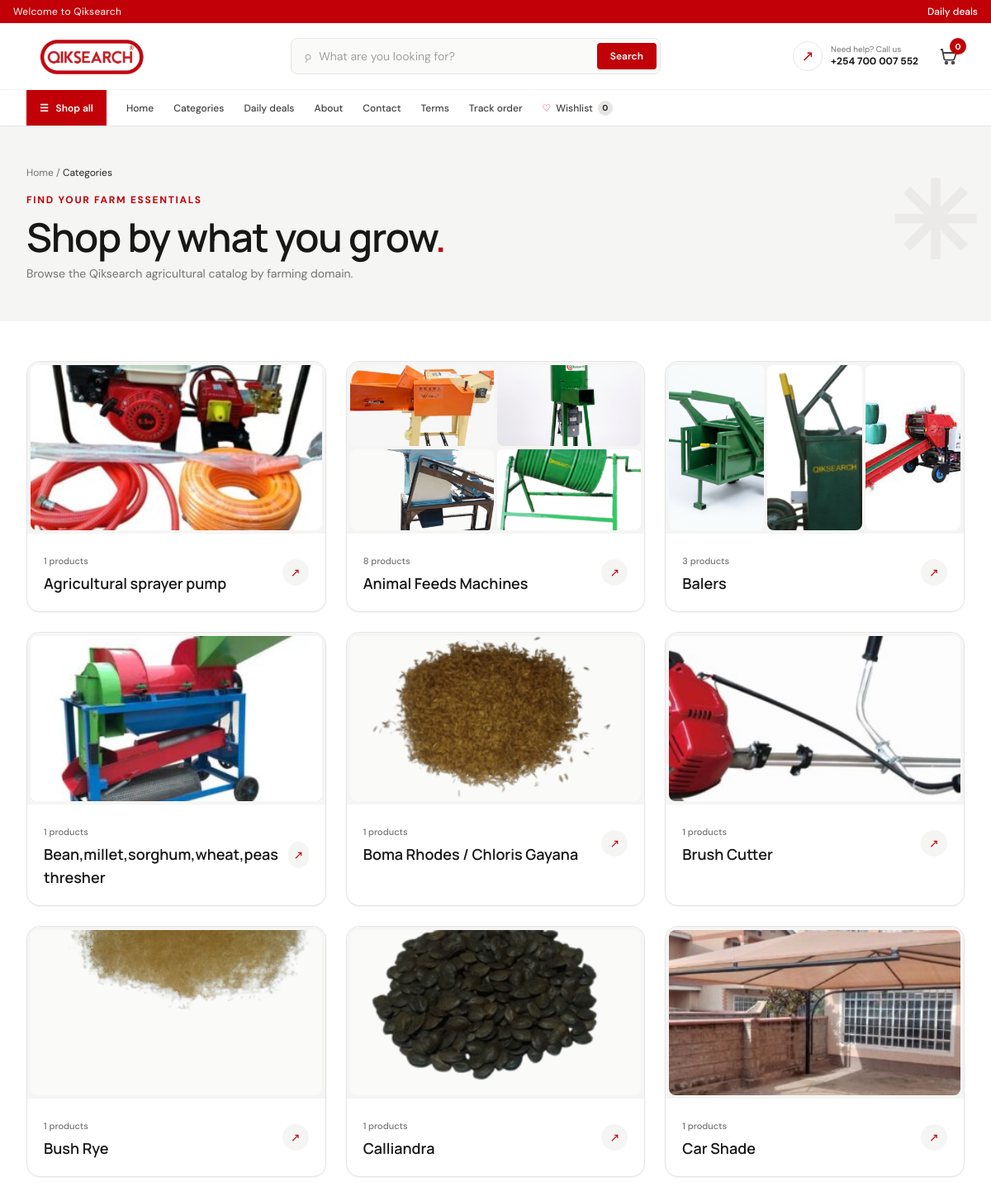
Page /categories/ (upper part) on the committed database.
### catalog/models.py (models this page shows, shortened)
class SiteSetting(models.Model):
    FIELD_TYPES = [
        ("text", "Single-line Text"),
        ("textarea", "Multi-line Text"),
        ("html", "Rich HTML / Markdown"),
        ("boolean", "Boolean Switch (true/false)"),
        ("url", "URL Link"),
    ]
    key = models.SlugField(max_length=64, unique=True, help_text="Unique key identifier for template lookup")
    label = models.CharField(max_length=120, help_text="Human readable field title")
    group = models.CharField(max_length=60, default="General", help_text="Category group for editor organization")
    value = models.TextField(blank=True, default="")
    field_type = models.CharField(max_length=20, default="text", choices=FIELD_TYPES)
    help_text = models.CharField(max_length=200, blank=True, default="")
    updated_at = models.DateTimeField(auto_now=True)
    class Meta:
        ordering = ["group", "label"]
        verbose_name = "Site Setting"
        verbose_name_plural = "Site Settings"

class Product(models.Model):
    category = models.ForeignKey(Category, on_delete=models.PROTECT, related_name="products")
    name = models.CharField(max_length=180)
    slug = models.SlugField(unique=True, blank=True)
    description = models.TextField()
    price = models.PositiveIntegerField(help_text="Price in Kenyan shillings")
    old_price = models.PositiveIntegerField(null=True, blank=True)
    image_url = models.URLField(blank=True)
    image = models.ImageField(upload_to="products/", blank=True)
    badge = models.CharField(max_length=30, blank=True)
    featured = models.BooleanField(default=False)
    is_active = models.BooleanField(default=True, help_text="Turn off to hide this product from the storefront.")
    stock_status = models.CharField(max_length=24, default="InStock", choices=[("InStock", "In stock"), ("PreOrder", "Available to order"), ("OutOfStock", "Out of stock")])
    sku = models.CharField(max_length=40, blank=True)
    updated_at = models.DateTimeField(auto_now=True)
    class Meta:
        ordering = ["-featured", "name"]
    @property
    def display_image(self):
        if self.image: return self.image.url
        return self.image_url or ""

class Category(models.Model):
    name = models.CharField(max_length=100, unique=True)
    slug = models.SlugField(unique=True, blank=True)
    description = models.CharField(max_length=240, blank=True)
    icon = models.CharField(max_length=8, default="🌱")
    class Meta:
        ordering = ["name"]
        verbose_name_plural = "categories"
    def get_absolute_url(self): return reverse("category", kwargs={"slug": self.slug})

### catalog/views.py (the view)
# urls.py: path("categories/", views.categories, name="categories"),
def categories(request):
    products_with_images = Product.objects.filter(is_active=True).exclude(image="", image_url="").order_by("name")
    categories = Category.objects.annotate(
        product_count=Count("products", filter=Q(products__is_active=True), distinct=True)
    ).prefetch_related(
        Prefetch("products", queryset=products_with_images, to_attr="collage_products")
    )
    return render(request, "catalog/categories.html", {"categories": categories})

### templates/catalog/categories.html (shortened to what this page needs)
{% extends 'base.html' %}
{% block content %}
  <div class="relative overflow-hidden bg-stone-100 py-8 sm:py-12">
    <div class="relative z-10 mx-auto w-full max-w-7xl px-4 sm:px-6 lg:px-8">
      <div class="mb-3 text-xs text-neutral-500">
        <a href="{% url 'home' %}" class="hover:text-red-700">Home</a> / <span class="text-neutral-800">Categories</span>
      </div>
      <span class="inline-block text-[11px] sm:text-xs font-bold tracking-[1.7px] text-red-700 uppercase">FIND YOUR FARM ESSENTIALS</span>
      <h1 class="mt-1 font-display text-3xl font-semibold leading-tight tracking-tight sm:text-4xl lg:text-5xl">
        Shop by what you grow<span class="text-red-700">.</span>
      </h1>
      <p class="mt-1 text-xs sm:text-sm text-neutral-500">Browse the Qiksearch agricultural catalog by farming domain.</p>
    </div>
    <span class="pointer-events-none absolute right-4 top-1/2 -translate-y-1/2 text-8xl sm:text-9xl font-bold leading-none text-stone-200/70" aria-hidden="true">✳</span>
  </div>
  <section class="mx-auto w-full max-w-7xl px-4 py-8 sm:px-6 sm:py-12 lg:px-8">
    <div class="grid grid-cols-1 gap-4 sm:grid-cols-2 lg:grid-cols-3 sm:gap-6">
      {% for category in categories %}
        <a class="group flex flex-col overflow-hidden rounded-2xl border border-neutral-200 bg-white shadow-xs transition-all duration-300 hover:-translate-y-1 hover:shadow-md" href="{{ category.get_absolute_url }}">
          {% with image_count=category.collage_products|length %}
          <div class="grid h-44 sm:h-52 w-full place-items-center gap-1 overflow-hidden bg-stone-100 p-1 {% if image_count == 1 %}grid-cols-1{% elif image_count == 2 %}grid-cols-2{% elif image_count == 3 %}grid-cols-3{% else %}grid-cols-2 grid-rows-2{% endif %}">
            {% for product in category.collage_products|slice:":4" %}
              <div class="overflow-hidden rounded-lg bg-stone-50 size-full">
                <img class="size-full object-cover transition duration-300 group-hover:scale-105" src="{{ product.display_image }}" alt="{{ product.name }} from {{ category.name }}" loading="lazy" decoding="async" width="640" height="480" />
              </div>
            {% empty %}
              <div class="col-span-2 row-span-2 grid place-items-center text-xs text-neutral-400">Photos available in store</div>
            {% endfor %}
          </div>
          {% endwith %}
          <div class="flex items-center justify-between gap-3 p-4 sm:p-5">
            <div>
              <span class="text-[11px] font-medium text-neutral-500">{{ category.product_count }} products</span>
              <h2 class="mt-0.5 font-display text-base sm:text-lg font-semibold text-neutral-900 group-hover:text-red-700 transition">{{ category.name }}</h2>
            </div>
            <span class="grid size-8 place-items-center rounded-full bg-stone-100 text-sm text-red-700 group-hover:bg-red-700 group-hover:text-white transition" aria-hidden="true">↗</span>
          </div>
        </a>
      {% endfor %}
    </div>
  </section>
{% endblock %}

### templates/base.html (shortened to what this page needs)
{% load static humanize %}
<!DOCTYPE html>
<html lang="en-KE" data-theme="qik">
  <head>
    <link rel="stylesheet" href="{% static 'catalog/tailwind.css' %}" />
  </head>
  <body class="m-0 bg-white font-sans text-base text-neutral-900 antialiased">
    <div class="relative w-full bg-red-700 px-4 py-1.5 text-xs text-white">
      <div class="mx-auto flex max-w-7xl items-center justify-between gap-3 max-sm:justify-center">
        <p class="truncate text-[11px] font-normal tracking-wide sm:text-xs">
          {{ site_settings.announcement_text|default:"Welcome to Qiksearch" }}
        </p>
        <div class="flex shrink-0 items-center gap-4 text-[11px] font-medium max-sm:hidden sm:text-xs">
          <a href="{% url 'deals' %}" class="transition-colors hover:text-rose-200">Daily deals</a>
        </div>
      </div>
    </div>
    <header class="sticky top-0 z-40 border-b border-neutral-200 bg-white/95 backdrop-blur-md">
      <div class="mx-auto flex h-16 sm:h-20 w-full max-w-7xl items-center justify-between gap-3 px-4 sm:px-6 lg:px-8">
        <a class="flex shrink-0 items-center" href="{% url 'home' %}" aria-label="Qiksearch home">
          <img class="block h-auto max-h-11 sm:max-h-13 w-32 sm:w-40 object-contain mix-blend-multiply" src="{% static 'catalog/images/qiksearch-logo.png' %}" alt="Qiksearch" width="160" height="56" />
        </a>
        <div class="relative hidden flex-1 max-w-md md:block">
          <form class="flex h-11 w-full items-center rounded-lg border border-neutral-200 bg-stone-50 p-1 pl-3.5 focus-within:border-red-700 focus-within:bg-white focus-within:ring-1 focus-within:ring-red-700" action="{% url 'shop' %}" method="get">
            <span class="mr-2 rotate-[-20deg] text-xl text-neutral-400">⌕</span>
            <input
              id="live-search-input"
              class="min-w-0 flex-1 border-0 bg-transparent text-xs sm:text-sm outline-none placeholder:text-neutral-400"
              name="q"
              value="{{ query|default:'' }}"
              placeholder="What are you looking for?"
              aria-label="Search products"
              autocomplete="off"
            />
            <button type="submit" class="cursor-pointer rounded bg-red-700 px-4 py-2 text-xs font-semibold text-white transition hover:bg-red-800">Search</button>
          </form>
        </div>
        <div class="flex items-center gap-2 sm:gap-4">
          <a class="hidden lg:flex items-center gap-2.5 transition hover:opacity-80" href="https://wa.me/{{ site_settings.whatsapp_number|default:'254700007552' }}" target="_blank" rel="noopener">
            <span class="grid size-9 place-items-center rounded-full border border-neutral-200 text-lg text-red-700">↗</span>
            <span class="leading-tight">
              <small class="block text-[10px] text-neutral-500">Need help? Call us</small>
              <strong class="block text-xs font-bold text-neutral-900">{{ site_settings.phone_number|default:'+254 700 007 552' }}</strong>
            </span>
          </a>
          <a class="relative flex items-center justify-center rounded-full p-2 text-neutral-700 transition hover:bg-stone-100 hover:text-red-700" href="{% url 'cart' %}" aria-label="Shopping cart, {{ request.session.cart|length|default:0 }} items">
            <svg class="size-6 fill-none stroke-current stroke-[1.8]" viewBox="0 0 24 24" aria-hidden="true">
              <path d="M3 4h2l2.2 11.1a2 2 0 0 0 2 1.6h8.5a2 2 0 0 0 1.9-1.4L22 8H6" />
              <circle cx="10" cy="20" r="1.3" />
              <circle cx="18" cy="20" r="1.3" />
            </svg>
            <span id="header-cart-badge" class="absolute -right-0.5 -top-0.5 grid size-5 place-items-center rounded-full bg-red-700 text-[10px] font-bold text-white shadow-sm">
              {{ request.session.cart|length|default:0 }}
            </span>
          </a>
        </div>
      </div>
      <nav class="hidden mx-auto h-11 w-full max-w-7xl items-stretch gap-6 overflow-x-auto border-t border-neutral-100 px-4 sm:px-6 lg:px-8 text-xs font-medium text-neutral-700 md:flex">
        <a class="flex shrink-0 items-center bg-red-700 px-4 font-semibold text-white transition hover:bg-red-800" href="{% url 'shop' %}">☰ &nbsp; Shop all</a>
        <a class="flex shrink-0 items-center transition hover:text-red-700" href="{% url 'home' %}">Home</a>
        <a class="flex shrink-0 items-center transition hover:text-red-700" href="{% url 'categories' %}">Categories</a>
        <a class="flex shrink-0 items-center transition hover:text-red-700" href="{% url 'deals' %}">Daily deals</a>
        <a class="flex shrink-0 items-center transition hover:text-red-700" href="{% url 'about' %}">About</a>
        <a class="flex shrink-0 items-center transition hover:text-red-700" href="{% url 'contact' %}">Contact</a>
        <a class="flex shrink-0 items-center transition hover:text-red-700" href="{% url 'terms' %}">Terms</a>
        <a class="flex shrink-0 items-center transition hover:text-red-700" href="{% url 'track_order' %}">Track order</a>
        <a class="flex shrink-0 items-center gap-1.5 transition hover:text-red-700" href="{% url 'wishlist' %}" aria-label="Wishlist">
          <span class="text-rose-600">♡</span> <span>Wishlist</span>
          <span id="nav-wishlist-badge" class="grid size-4.5 place-items-center rounded-full bg-stone-200 text-[10px] font-bold text-neutral-800 {% if request.session.wishlist|length %}bg-red-700 text-white{% endif %}">
            {{ request.session.wishlist|length|default:0 }}
          </span>
        </a>
      </nav>
    </header>
    <main class="pb-16 md:pb-0">
      {% block content %}
      {% endblock %}
    </main>
  </body>
</html>

### rows in the picture
SiteSetting: announcement_text "Welcome to Qiksearch"
SiteSetting: phone_number "+254 700 007 552"
Category: product_count "1", name "Agricultural sprayer pump"
Product: display_image (picture)
Category: product_count "8", name "Animal Feeds Machines"
Product: display_image (picture)
Product: display_image (picture)
Product: display_image (picture)
Product: display_image (picture)
Category: product_count "3", name "Balers"
Product: display_image (picture)
Product: display_image (picture)
Product: display_image (picture)
Category: product_count "1", name "Bean,millet,sorghum,wheat,peas thresher"
Product: display_image (picture)
Category: product_count "1", name "Boma Rhodes / Chloris Gayana"
Product: display_image (picture)
Category: product_count "1", name "Brush Cutter"
Product: display_image (picture)
Category: product_count "1", name "Bush Rye"
Product: display_image (picture)
Category: product_count "1", name "Calliandra"
Product: display_image (picture)
Category: product_count "1", name "Car Shade"
Product: display_image (picture)

### other values in the picture
{{ request.session.cart|length|default:0 }} "0"
{{ request.session.wishlist|length|default:0 }} "0"
